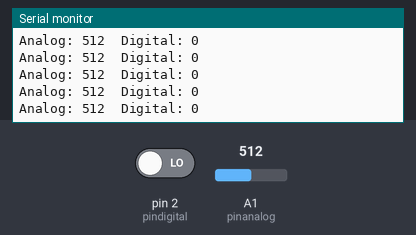
Simulated run of this sketch. Board: Arduino Uno, built with avr-gcc and run on an emulated ATmega328P. Parts: the last lines printed to the serial monitor. Inputs (shaded band) come from the test bench; at power-on: A1 (pinanalog) = 512, pin 2 (pindigital) LOW.

Above: at 1.2 s.
1.3 s: A1 (pinanalog) set to 109
At 2.2 s:
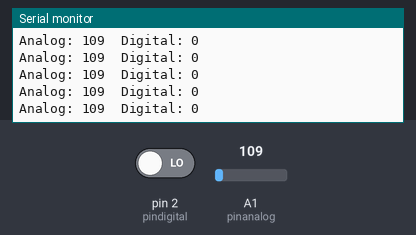
4.3 s: A1 (pinanalog) set to 90
At 5.1 s:
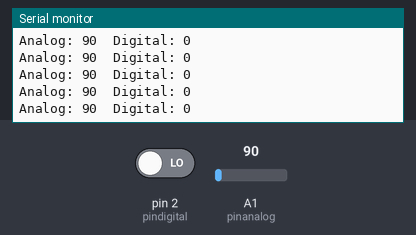
Timing chart, 0 to 5.3 s (numbered marks = the images above; inputs shaded):
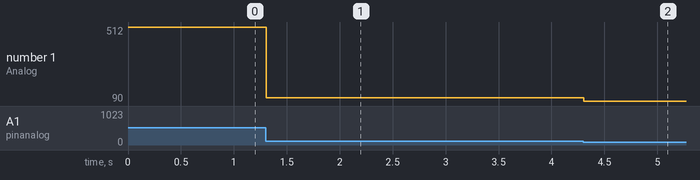

Measured:
- after the input at 1.3 s, the serial monitor: prints a new line at once (image 1)
- after the input at 4.3 s, the serial monitor: prints a new line at once (image 2)
- plotted number 1: 512 → 109 after the input at 1.3 s, 109 → 90 after the input at 4.3 s

The sketch:

input.ino
```cpp
#define pinanalog 15
#define pindigital 2
void setup() {
  Serial.begin(115200);
  pinMode(pinanalog,INPUT);
  pinMode(pindigital,INPUT);
}

void loop() {
  int analogValue = analogRead(pinanalog);
  int digitalValue = digitalRead(pindigital);

  Serial.print("Analog: ");
  Serial.print(analogValue);

  Serial.print("  Digital: ");
  Serial.println(digitalValue);
}
```
